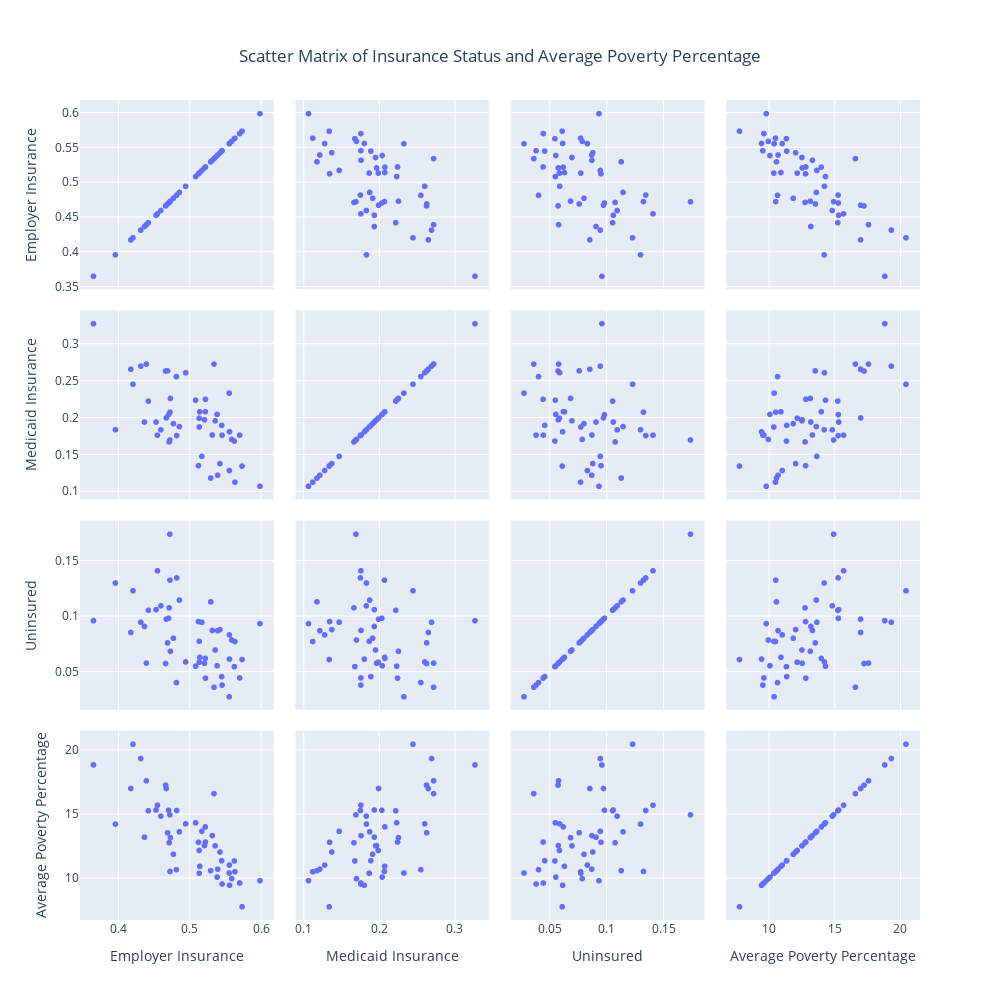

This figure's notebook cell:
### Code cell
fig = px.scatter_matrix(poverty_medicaid, title='Scatter Matrix of Insurance Status and Average Poverty Percentage')
fig.update_layout(
    title={        
        'y':.95,
        'x':0.5,
        'xanchor': 'center',
        'yanchor': 'top'},
    width = 1000, height=1000)
